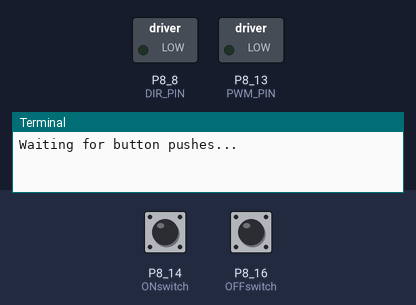
Bench run of a program on a simulated BeagleBone Black. Parts: switched loads named in the program (green lamp = pin HIGH), the last lines printed to the terminal. Inputs (shaded band) come from the test bench; at power-on: P8_14 (ONswitch) LOW, P8_16 (OFFswitch) LOW.

Above: at 1.2 s.
1.3 s: P8_14 (ONswitch) pulled HIGH for 0.15 s
At 2.3 s:
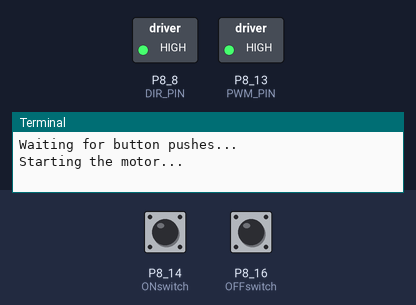
2.9 s: P8_16 (OFFswitch) pulled HIGH for 0.15 s
At 3.5 s:
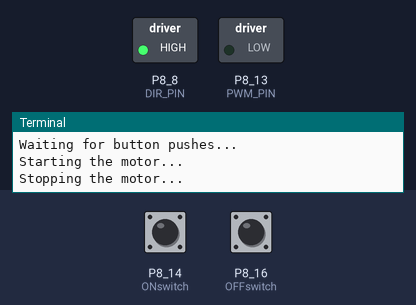
7.0 s: P8_14 (ONswitch) pulled HIGH for 1 s
At 7.8 s:
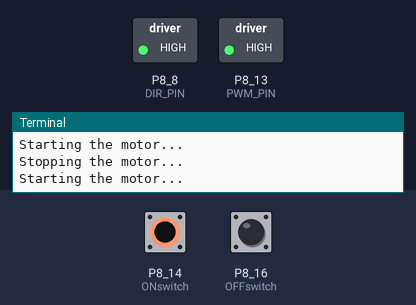
9.5 s: P8_16 (OFFswitch) pulled HIGH for 3.2 s
At 10.9 s:
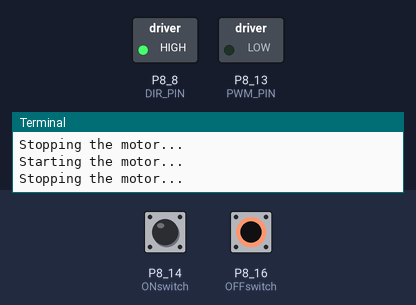
14.2 s: P8_14 (ONswitch) pulsed HIGH 2 times (0.12 s each, 0.3 s apart)
At 14.5 s:
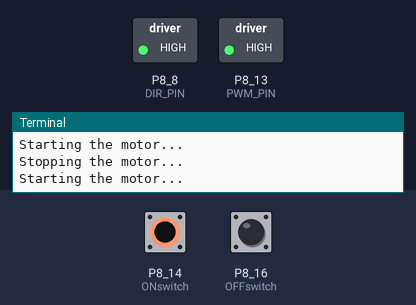
Timing chart, 0 to 17.2 s (numbered marks = the images above; inputs shaded):
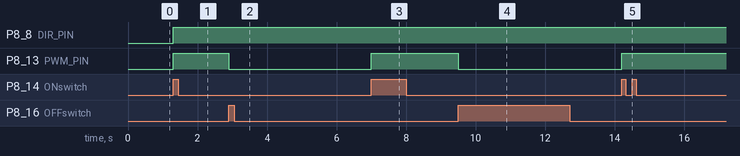

Measured:
- after the input at 1.3 s, P8_8 (DIR_PIN), P8_13 (PWM_PIN): LOW → HIGH at once
- after the input at 2.9 s, P8_13 (PWM_PIN): HIGH → LOW at once
- after the input at 7.0 s, P8_13 (PWM_PIN): LOW → HIGH at once
- after the input at 9.5 s, P8_13 (PWM_PIN): HIGH → LOW at once
- after the input at 14.2 s, P8_13 (PWM_PIN): LOW → HIGH at once

The program:

BBB_MotorInterrupts_Pololu.py
```python
#! /usr/bin/env python

##########################################################################################
# BBB_MotorInterrupts.py
#
# Basic use of interrupts on the Beagle Bone Black to start/stop a motor
# using the Pololu High-power motor driver - https://www.pololu.com/product/755
#
# Requires - Adafruit BeagleBone IO Python library
#
#
# NOTE: Any plotting is set up for output, not viewing on screen.
#       So, it will likely be ugly on screen. The saved PDFs should look
#       better.
#
# Created: 05/16/15
#   - Joshua Vaughan
#   - joshua.vaughan@louisiana.edu
#   - http://www.ucs.louisiana.edu/~jev9637
#
# Modified:
#   *
#
##########################################################################################

import Adafruit_BBIO.GPIO as GPIO
import Adafruit_BBIO.PWM as PWM

import time

class motor(object):
    """ Convenience class for controlling a Polulu High-Power Motor Driver

    Arguments
      DIRPin : the DIR pin
      PWMpin : the PWM pin

    Other atributes
      isRunning : Boolean describing if motor is running or not
      speed : current speed of the motor
      direction : current direction the motor is running
                  =None if the motor is not currently moving

    """
    def __init__(self, DIRpin, PWMpin, PWMfreq = 2000):
        self.DIRpin = DIRpin
        self.PWMpin = PWMpin
        self.PWMfreq = PWMfreq
        self.isRunning = False
        self.currentDirection = None
        self.currentSpeed = 0

        # Set up the GPIO pins as output
        GPIO.setup(self.DIRpin, GPIO.OUT)


    def start(self, speed, direction):
        """ method to start a motor

        Arguments:
          speed : speed of the motor 0-100 (as percentage of max)
          direction : CW or CCW, for clockwise or counterclockwise
        """

        # x01 and x02 have to be opposite to move, toggle to change direction
        if direction in ('cw','CW','clockwise'):
            GPIO.output(self.DIRpin, GPIO.LOW)
        elif direction in ('ccw','CCW','counterclockwise'):
            GPIO.output(self.DIRpin, GPIO.HIGH)
        else:
            raise ValueError('Please enter CW or CCW for direction.')

        # Start the motor
        # PWM.start(channel, duty, freq=2000, polarity=0)
        if 0 <= speed <= 100:
            PWM.start(self.PWMpin, speed, self.PWMfreq)
        else:
            raise ValueError("Please enter speed between 0 and 100, \
                              representing a percentage of the maximum \
                              motor speed.")

        # set the status attributes
        self.isRunning = True
        self.currentDirection = direction
        self.currentSpeed = speed

    def stop(self):
        """ Method to hard stop an individual motor"""

        PWM.set_duty_cycle(self.PWMpin, 0.0)

        # set the status attributes
        self.isRunning = False
        self.currentDirection = None
        self.currentSpeed = 0


    def set_speed(self, newSpeed):
        """ Method to change the speed of the motor, direciton is unchanged

        Arugments
          newSpeed : the desired new speed 0-100 (as percentage of max)
        """

        PWM.set_duty_cycle(self.PWMpin, newSpeed)
        self.currentSpeed = newSpeed


if __name__ == '__main__':
    # Demonstrates the use of this class

    # Set up the pins - These are mutable, but *don't* change them
    DIR_PIN = 'P8_8'        # DIR pin on board, controls direction
    PWM_PIN = 'P8_13'       # PWM pin on board, controls the speed of the motor
    ONswitch = 'P8_14'      # Pin of the swtich to turn the motor on
    OFFswitch = 'P8_16'     # pin of the switch to turn the motor off

    # Create the motorA instance of the class
    motorA = motor(DIR_PIN, PWM_PIN)

    # GPIO P8_12 and P8_14
    GPIO.setup(ONswitch, GPIO.IN, pull_up_down = GPIO.PUD_DOWN)
    GPIO.setup(OFFswitch, GPIO.IN, pull_up_down = GPIO.PUD_DOWN)

    # now we'll define the threaded callback function
    # this will run in another thread when our event is detected
    def ONswitch_callback(channel):
        if motorA.isRunning:
            print 'Motor is already running...'
        else:
            print 'Starting the motor...'
            motorA.start(100,'CCW')


    # now we'll define the threaded callback function
    # this will run in another thread when our event is detected
    def OFFswitch_callback(channel):
        if motorA.isRunning:
            print 'Stopping the motor...'
            motorA.stop()

        else:
            print 'Motor is not currently running...'


    # The GPIO.add_event_detect() line below set things up so that
    # when a rising edge is detected, regardless of whatever
    # else is happening in the program, the function 'my_callback' will be run
    # It will happen even while the program is waiting for
    # a falling edge on the other button.
    GPIO.add_event_detect(ONswitch, GPIO.RISING, callback=ONswitch_callback, bouncetime=200)
    GPIO.add_event_detect(OFFswitch, GPIO.RISING, callback=OFFswitch_callback, bouncetime=200)

    try:
        print 'Waiting for button pushes...'
        while True:
            time.sleep(0.01)
            pass

    except KeyboardInterrupt:
        GPIO.cleanup()       # clean up GPIO on CTRL+C exit


    GPIO.cleanup()           # clean up GPIO on normal exit  
```
